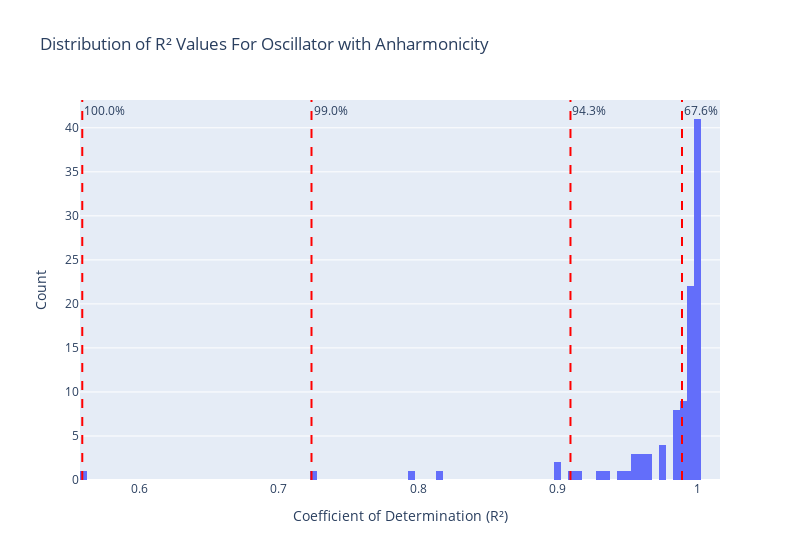

The notebook cell saved with this chart:
### Code cell
mean = oscillators['r2'].mean()

percentages = [68, 95, 99.7, 100]

count = oscillators['r2'].count()
stdevs_indices = [int(count * percentage/100) for percentage in percentages]
stdevs_r2 = [oscillators.sort_values(by='r2', ascending=False).iloc[stdevs_idx-1]['r2'] for stdevs_idx in stdevs_indices]
percentages = [stdev_idx / count * 100 for stdev_idx in stdevs_indices]


fig = px.histogram(oscillators, x='r2', nbins=100, title='Distribution of R² Values For Oscillator with Anharmonicity')
fig.update_layout(
    xaxis_title='Coefficient of Determination (R²)',
    yaxis_title='Count',
    width=800,
    showlegend=False
)
# fig.add_vline(x=mean, line_color="black", annotation_text="Mean")


for percentage, stdev_r2 in zip(percentages, stdevs_r2):
    print(f"{percentage:.1f}% have R² >= {stdev_r2:.4f}")
    fig.add_vline(x=stdev_r2, line_dash="dash", line_color="red", annotation_text=f"{percentage:.1f}%")

fig.show()

### Figure 1 — Plotly figure (JSON) as saved in the notebook; plotly's stock layout.template omitted (floating-point values rounded to 4 significant figures)
{"data": [{"alignmentgroup": "True", "bingroup": "x", "hovertemplate": "r2=%{x}<br>count=%{y}<extra></extra>", "legendgroup": "", "marker": {"color": "#636efa", "pattern": {"shape": ""}}, "name": "", "nbinsx": 100, "offsetgroup": "", "orientation": "v", "showlegend": false, "type": "histogram", "x": [0.9727, 0.9998, 0.9153, 0.9827, 0.996, 0.9748, 0.9849, 0.9658, 0.9566, 0.9883, 0.9852, 0.9988, 0.9918, 0.9993, 0.9658, 0.9982, 0.8995, 0.9985, 0.9993, 0.9497, 0.9969, 0.9616, 0.7967, 1.0, 0.998, 0.9994, 0.9973, 0.9999, 0.9991, 0.9979, 0.9998, 0.9992, 0.9562, 0.9977, 0.9285, 0.8157, 0.9442, 0.9866, 0.9961, 0.9873, 0.9984, 0.9921, 0.9996, 0.9985, 0.9974, 0.9989, 0.9991, 0.9967, 0.9934, 0.9969, 0.9993, 0.9958, 0.9916, 0.9954, 0.9941, 0.9976, 0.994, 0.9859, 0.961, 0.9987, 0.9945, 0.9918, 0.991, 0.997, 0.9941, 0.9891, 0.9857, 0.9996, 0.9971, 0.9901, 0.9974, 0.9993, 0.9544, 0.9374, 0.9837, 0.9091, 0.901, 0.9965, 0.999, 0.9988, 0.9989, 0.9991, 0.9986, 0.9985, 0.9999, 0.9974, 0.9982, 0.9965, 0.9953, 0.999, 0.9997, 0.997, 0.9979, 0.9651, 0.9741, 0.9994, 0.9993, 0.9998, 0.9995, 0.9924, 0.9604, 0.9762, 0.9998, 0.7235, 0.5591], "xaxis": "x", "yaxis": "y"}], "layout": {"annotations": [{"showarrow": false, "text": "67.6%", "x": 0.9891, "xanchor": "left", "xref": "x", "y": 1, "yanchor": "top", "yref": "y domain"}, {"showarrow": false, "text": "94.3%", "x": 0.9091, "xanchor": "left", "xref": "x", "y": 1, "yanchor": "top", "yref": "y domain"}, {"showarrow": false, "text": "99.0%", "x": 0.7235, "xanchor": "left", "xref": "x", "y": 1, "yanchor": "top", "yref": "y domain"}, {"showarrow": false, "text": "100.0%", "x": 0.5591, "xanchor": "left", "xref": "x", "y": 1, "yanchor": "top", "yref": "y domain"}], "barmode": "relative", "legend": {"tracegroupgap": 0}, "shapes": [{"line": {"color": "red", "dash": "dash"}, "type": "line", "x0": 0.9891, "x1": 0.9891, "xref": "x", "y0": 0, "y1": 1, "yref": "y domain"}, {"line": {"color": "red", "dash": "dash"}, "type": "line", "x0": 0.9091, "x1": 0.9091, "xref": "x", "y0": 0, "y1": 1, "yref": "y domain"}, {"line": {"color": "red", "dash": "dash"}, "type": "line", "x0": 0.7235, "x1": 0.7235, "xref": "x", "y0": 0, "y1": 1, "yref": "y domain"}, {"line": {"color": "red", "dash": "dash"}, "type": "line", "x0": 0.5591, "x1": 0.5591, "xref": "x", "y0": 0, "y1": 1, "yref": "y domain"}], "showlegend": false, "title": {"text": "Distribution of R² Values For Oscillator with Anharmonicity"}, "width": 800, "xaxis": {"anchor": "y", "domain": [0, 1], "title": {"text": "Coefficient of Determination (R²)"}}, "yaxis": {"anchor": "x", "domain": [0, 1], "title": {"text": "Count"}}}}
